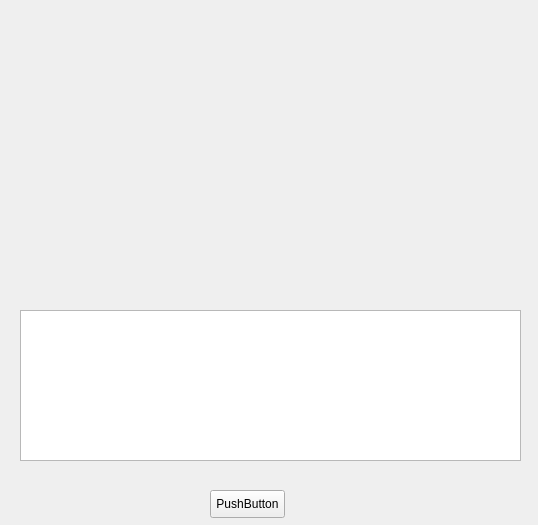
<ui version="4.0" >
 <class>tulip_pluginsClass</class>
 <widget class="QWidget" name="tulip_pluginsClass" >
  <property name="geometry" >
   <rect>
    <x>0</x>
    <y>0</y>
    <width>538</width>
    <height>525</height>
   </rect>
  </property>
  <property name="windowTitle" >
   <string>tulip_plugins</string>
  </property>
  <widget class="QPushButton" name="pushButton" >
   <property name="geometry" >
    <rect>
     <x>210</x>
     <y>490</y>
     <width>75</width>
     <height>28</height>
    </rect>
   </property>
   <property name="text" >
    <string>PushButton</string>
   </property>
  </widget>
  <widget class="QTextEdit" name="textEdit" >
   <property name="geometry" >
    <rect>
     <x>20</x>
     <y>310</y>
     <width>501</width>
     <height>151</height>
    </rect>
   </property>
  </widget>
  <widget class="QLabel" name="label" >
   <property name="geometry" >
    <rect>
     <x>30</x>
     <y>460</y>
     <width>491</width>
     <height>21</height>
    </rect>
   </property>
   <property name="palette" >
    <palette>
     <active>
      <colorrole role="WindowText" >
       <brush brushstyle="SolidPattern" >
        <color alpha="255" >
         <red>255</red>
         <green>0</green>
         <blue>0</blue>
        </color>
       </brush>
      </colorrole>
      <colorrole role="Button" >
       <brush brushstyle="SolidPattern" >
        <color alpha="255" >
         <red>239</red>
         <green>0</green>
         <blue>0</blue>
        </color>
       </brush>
      </colorrole>
      <colorrole role="Light" >
       <brush brushstyle="SolidPattern" >
        <color alpha="255" >
         <red>255</red>
         <green>103</green>
         <blue>103</blue>
        </color>
       </brush>
      </colorrole>
      <colorrole role="Midlight" >
       <brush brushstyle="SolidPattern" >
        <color alpha="255" >
         <red>247</red>
         <green>51</green>
         <blue>51</blue>
        </color>
       </brush>
      </colorrole>
      <colorrole role="Dark" >
       <brush brushstyle="SolidPattern" >
        <color alpha="255" >
         <red>119</red>
         <green>0</green>
         <blue>0</blue>
        </color>
       </brush>
      </colorrole>
      <colorrole role="Mid" >
       <brush brushstyle="SolidPattern" >
        <color alpha="255" >
         <red>159</red>
         <green>0</green>
         <blue>0</blue>
        </color>
       </brush>
      </colorrole>
      <colorrole role="Text" >
       <brush brushstyle="SolidPattern" >
        <color alpha="255" >
         <red>255</red>
         <green>0</green>
         <blue>0</blue>
        </color>
       </brush>
      </colorrole>
      <colorrole role="BrightText" >
       <brush brushstyle="SolidPattern" >
        <color alpha="255" >
         <red>255</red>
         <green>255</green>
         <blue>255</blue>
        </color>
       </brush>
      </colorrole>
      <colorrole role="ButtonText" >
       <brush brushstyle="SolidPattern" >
        <color alpha="255" >
         <red>255</red>
         <green>0</green>
         <blue>0</blue>
        </color>
       </brush>
      </colorrole>
      <colorrole role="Base" >
       <brush brushstyle="SolidPattern" >
        <color alpha="255" >
         <red>255</red>
         <green>255</green>
         <blue>255</blue>
        </color>
       </brush>
      </colorrole>
      <colorrole role="Window" >
       <brush brushstyle="SolidPattern" >
        <color alpha="255" >
         <red>239</red>
         <green>0</green>
         <blue>0</blue>
        </color>
       </brush>
      </colorrole>
      <colorrole role="Shadow" >
       <brush brushstyle="SolidPattern" >
        <color alpha="255" >
         <red>0</red>
         <green>0</green>
         <blue>0</blue>
        </color>
       </brush>
      </colorrole>
      <colorrole role="AlternateBase" >
       <brush brushstyle="SolidPattern" >
        <color alpha="255" >
         <red>247</red>
         <green>127</green>
         <blue>127</blue>
        </color>
       </brush>
      </colorrole>
      <colorrole role="ToolTipBase" >
       <brush brushstyle="SolidPattern" >
        <color alpha="255" >
         <red>255</red>
         <green>255</green>
         <blue>220</blue>
        </color>
       </brush>
      </colorrole>
      <colorrole role="ToolTipText" >
       <brush brushstyle="SolidPattern" >
        <color alpha="255" >
         <red>0</red>
         <green>0</green>
         <blue>0</blue>
        </color>
       </brush>
      </colorrole>
     </active>
     <inactive>
      <colorrole role="WindowText" >
       <brush brushstyle="SolidPattern" >
        <color alpha="255" >
         <red>255</red>
         <green>0</green>
         <blue>0</blue>
        </color>
       </brush>
      </colorrole>
      <colorrole role="Button" >
       <brush brushstyle="SolidPattern" >
        <color alpha="255" >
         <red>239</red>
         <green>0</green>
         <blue>0</blue>
        </color>
       </brush>
      </colorrole>
      <colorrole role="Light" >
       <brush brushstyle="SolidPattern" >
        <color alpha="255" >
         <red>255</red>
         <green>103</green>
         <blue>103</blue>
        </color>
       </brush>
      </colorrole>
      <colorrole role="Midlight" >
       <brush brushstyle="SolidPattern" >
        <color alpha="255" >
         <red>247</red>
         <green>51</green>
         <blue>51</blue>
        </color>
       </brush>
      </colorrole>
      <colorrole role="Dark" >
       <brush brushstyle="SolidPattern" >
        <color alpha="255" >
         <red>119</red>
         <green>0</green>
         <blue>0</blue>
        </color>
       </brush>
      </colorrole>
      <colorrole role="Mid" >
       <brush brushstyle="SolidPattern" >
        <color alpha="255" >
         <red>159</red>
         <green>0</green>
         <blue>0</blue>
        </color>
       </brush>
      </colorrole>
      <colorrole role="Text" >
       <brush brushstyle="SolidPattern" >
        <color alpha="255" >
         <red>255</red>
         <green>0</green>
         <blue>0</blue>
        </color>
       </brush>
      </colorrole>
      <colorrole role="BrightText" >
       <brush brushstyle="SolidPattern" >
        <color alpha="255" >
         <red>255</red>
         <green>255</green>
         <blue>255</blue>
        </color>
       </brush>
      </colorrole>
      <colorrole role="ButtonText" >
       <brush brushstyle="SolidPattern" >
        <color alpha="255" >
         <red>255</red>
         <green>0</green>
         <blue>0</blue>
        </color>
       </brush>
      </colorrole>
      <colorrole role="Base" >
       <brush brushstyle="SolidPattern" >
        <color alpha="255" >
         <red>255</red>
         <green>255</green>
         <blue>255</blue>
        </color>
       </brush>
      </colorrole>
      <colorrole role="Window" >
       <brush brushstyle="SolidPattern" >
        <color alpha="255" >
         <red>239</red>
         <green>0</green>
         <blue>0</blue>
        </color>
       </brush>
      </colorrole>
      <colorrole role="Shadow" >
       <brush brushstyle="SolidPattern" >
        <color alpha="255" >
         <red>0</red>
         <green>0</green>
         <blue>0</blue>
        </color>
       </brush>
      </colorrole>
      <colorrole role="AlternateBase" >
       <brush brushstyle="SolidPattern" >
        <color alpha="255" >
         <red>247</red>
         <green>127</green>
         <blue>127</blue>
        </color>
       </brush>
      </colorrole>
      <colorrole role="ToolTipBase" >
       <brush brushstyle="SolidPattern" >
        <color alpha="255" >
         <red>255</red>
         <green>255</green>
         <blue>220</blue>
        </color>
       </brush>
      </colorrole>
      <colorrole role="ToolTipText" >
       <brush brushstyle="SolidPattern" >
        <color alpha="255" >
         <red>0</red>
         <green>0</green>
         <blue>0</blue>
        </color>
       </brush>
      </colorrole>
     </inactive>
     <disabled>
      <colorrole role="WindowText" >
       <brush brushstyle="SolidPattern" >
        <color alpha="255" >
         <red>119</red>
         <green>0</green>
         <blue>0</blue>
        </color>
       </brush>
      </colorrole>
      <colorrole role="Button" >
       <brush brushstyle="SolidPattern" >
        <color alpha="255" >
         <red>239</red>
         <green>0</green>
         <blue>0</blue>
        </color>
       </brush>
      </colorrole>
      <colorrole role="Light" >
       <brush brushstyle="SolidPattern" >
        <color alpha="255" >
         <red>255</red>
         <green>103</green>
         <blue>103</blue>
        </color>
       </brush>
      </colorrole>
      <colorrole role="Midlight" >
       <brush brushstyle="SolidPattern" >
        <color alpha="255" >
         <red>247</red>
         <green>51</green>
         <blue>51</blue>
        </color>
       </brush>
      </colorrole>
      <colorrole role="Dark" >
       <brush brushstyle="SolidPattern" >
        <color alpha="255" >
         <red>119</red>
         <green>0</green>
         <blue>0</blue>
        </color>
       </brush>
      </colorrole>
      <colorrole role="Mid" >
       <brush brushstyle="SolidPattern" >
        <color alpha="255" >
         <red>159</red>
         <green>0</green>
         <blue>0</blue>
        </color>
       </brush>
      </colorrole>
      <colorrole role="Text" >
       <brush brushstyle="SolidPattern" >
        <color alpha="255" >
         <red>119</red>
         <green>0</green>
         <blue>0</blue>
        </color>
       </brush>
      </colorrole>
      <colorrole role="BrightText" >
       <brush brushstyle="SolidPattern" >
        <color alpha="255" >
         <red>255</red>
         <green>255</green>
         <blue>255</blue>
        </color>
       </brush>
      </colorrole>
      <colorrole role="ButtonText" >
       <brush brushstyle="SolidPattern" >
        <color alpha="255" >
         <red>119</red>
         <green>0</green>
         <blue>0</blue>
        </color>
       </brush>
      </colorrole>
      <colorrole role="Base" >
       <brush brushstyle="SolidPattern" >
        <color alpha="255" >
         <red>239</red>
         <green>0</green>
         <blue>0</blue>
        </color>
       </brush>
      </colorrole>
      <colorrole role="Window" >
       <brush brushstyle="SolidPattern" >
        <color alpha="255" >
         <red>239</red>
         <green>0</green>
         <blue>0</blue>
        </color>
       </brush>
      </colorrole>
      <colorrole role="Shadow" >
       <brush brushstyle="SolidPattern" >
        <color alpha="255" >
         <red>0</red>
         <green>0</green>
         <blue>0</blue>
        </color>
       </brush>
      </colorrole>
      <colorrole role="AlternateBase" >
       <brush brushstyle="SolidPattern" >
        <color alpha="255" >
         <red>239</red>
         <green>0</green>
         <blue>0</blue>
        </color>
       </brush>
      </colorrole>
      <colorrole role="ToolTipBase" >
       <brush brushstyle="SolidPattern" >
        <color alpha="255" >
         <red>255</red>
         <green>255</green>
         <blue>220</blue>
        </color>
       </brush>
      </colorrole>
      <colorrole role="ToolTipText" >
       <brush brushstyle="SolidPattern" >
        <color alpha="255" >
         <red>0</red>
         <green>0</green>
         <blue>0</blue>
        </color>
       </brush>
      </colorrole>
     </disabled>
    </palette>
   </property>
   <property name="text" >
    <string/>
   </property>
  </widget>
  <widget class="QWidget" name="verticalLayoutWidget" >
   <property name="geometry" >
    <rect>
     <x>20</x>
     <y>10</y>
     <width>501</width>
     <height>291</height>
    </rect>
   </property>
   <layout class="QVBoxLayout" name="verticalLayout" />
  </widget>
 </widget>
 <layoutdefault spacing="6" margin="11" />
 <resources/>
 <connections/>
</ui>
